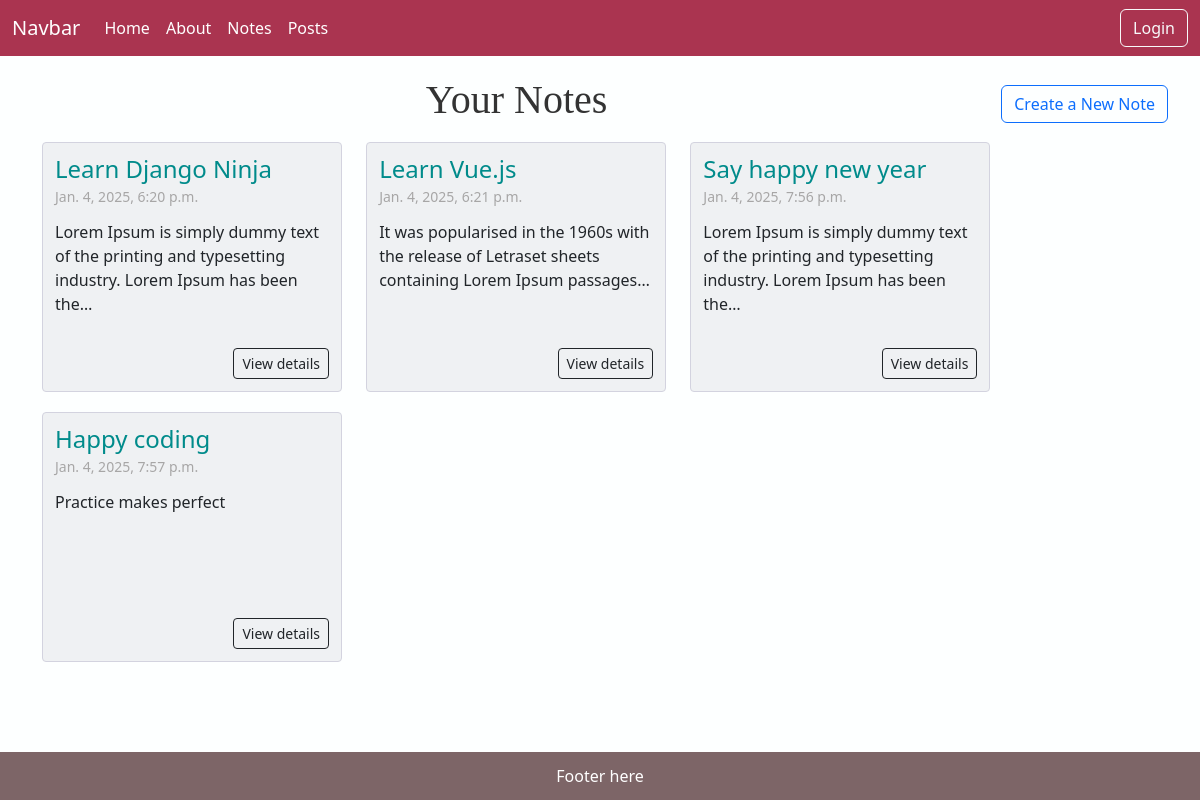
The page /notes/list/ on the database its author committed.
### notes/models.py (models this page shows, shortened)
class Note(models.Model):
    title = models.CharField(max_length=80)
    text = models.TextField()
    created_on = models.DateTimeField(auto_now_add=True)

### notes/views.py (the view)
# urls.py: path("list/", ListNoteView.as_view(), name="list_note"),
class ListNoteView(ListView):
    template_name = "notes/list_note.html"
    model = Note

### templates/notes/list_note.html
{% extends 'base.html' %}
{% load static %}
{% block css %}
<link rel="stylesheet" href="{% static 'css/notes.css' %}">
{% endblock %}
{% block content %}
<div class="list-note">
  <div class="head">
    <h1>Your Notes</h1>
    <a href="{% url 'create_note' %}" class="btn btn-outline-primary">Create a New Note</a>
  </div>
  {% for note in note_list %}
    <div class="note">
      <h4>{{note.title}}</h4>
      <label for="">{{note.created_on}}</label>
      <p>{{note.text|truncatechars:100}}</p>
      <a href="" class="btn btn-sm btn-outline-dark">View details</a>
    </div>
  {% endfor %}
</div>
{% endblock %}

### static/css/base.css (style rules this page uses)
html, body { padding: 0; margin: 0; min-height: 100vh; }
body { background-color: #fdffff; }

### static/css/notes.css (style rules this page uses)
.list-note { padding: 20px; }
.list-note h1 { text-align: center; color: #333; font-family: Lobster,cursive; flex: 1; }
.list-note .note { width: 300px; height: 250px; border-radius: 4px; margin: 10px; padding: 12px; display: inline-block; border: 1px solid #d3d3df; background-color: #eff1f3; vertical-align: top; position: relative; }
.list-note .note h4 { margin-bottom: 0; color: darkcyan; font-weight: 300; }
.list-note .note label { margin-top: 0; color: #a7a6a6; font-size: 14px; font-weight: 300; }
.list-note .note p { margin-top: 12px; }
.list-note .note a { position: absolute; bottom: 12px; right: 12px; }
.list-note .head { display: flex; align-items: center; }
.list-note .head a { margin-left: auto; }

### rows shown on the page
Note: title "Learn Django Ninja", created_on "Jan. 4, 2025, 6:20 p.m.", text "Lorem Ipsum is simply dummy text of the printing and typesetting industry. Lorem Ipsum has been the…"
Note: title "Learn Vue.js", created_on "Jan. 4, 2025, 6:21 p.m.", text "It was popularised in the 1960s with the release of Letraset sheets containing Lorem Ipsum passages…"
Note: title "Say happy new year", created_on "Jan. 4, 2025, 7:56 p.m.", text "Lorem Ipsum is simply dummy text of the printing and typesetting industry. Lorem Ipsum has been the…"
Note: title "Happy coding", created_on "Jan. 4, 2025, 7:57 p.m.", text "Practice makes perfect"
